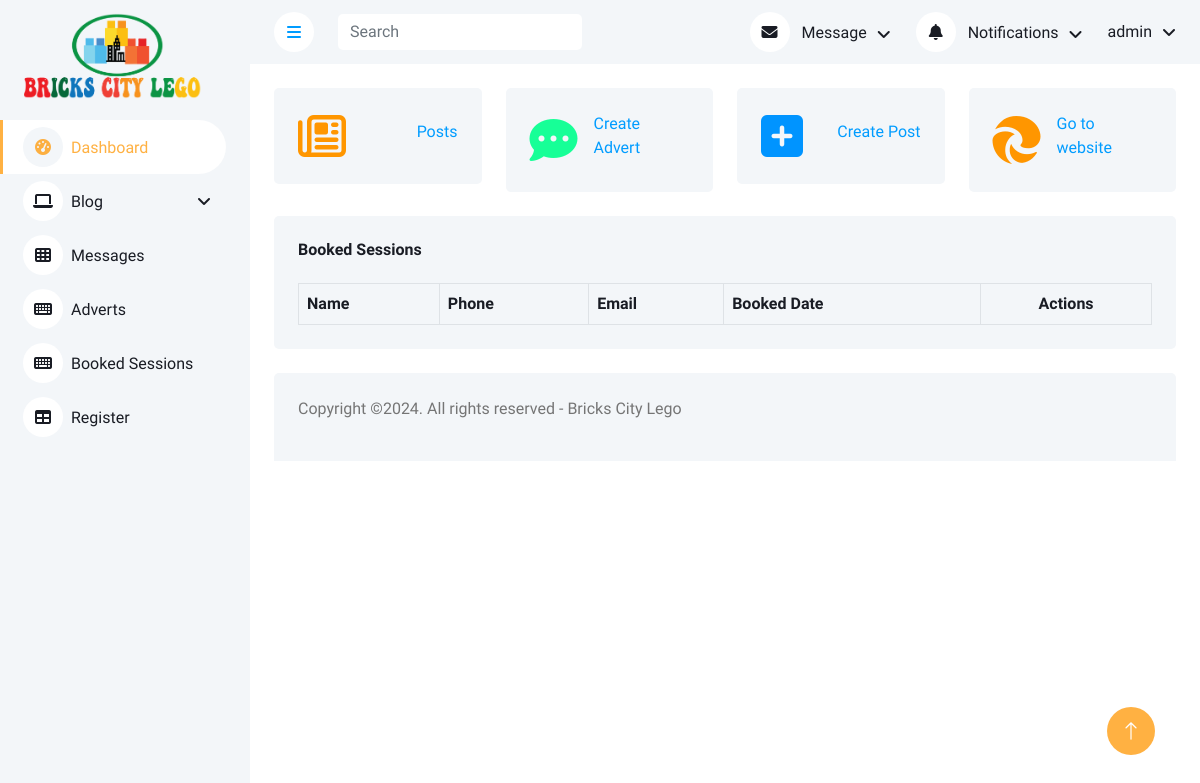
Page /bookedsessions/ (signed in) on the earlier database version.
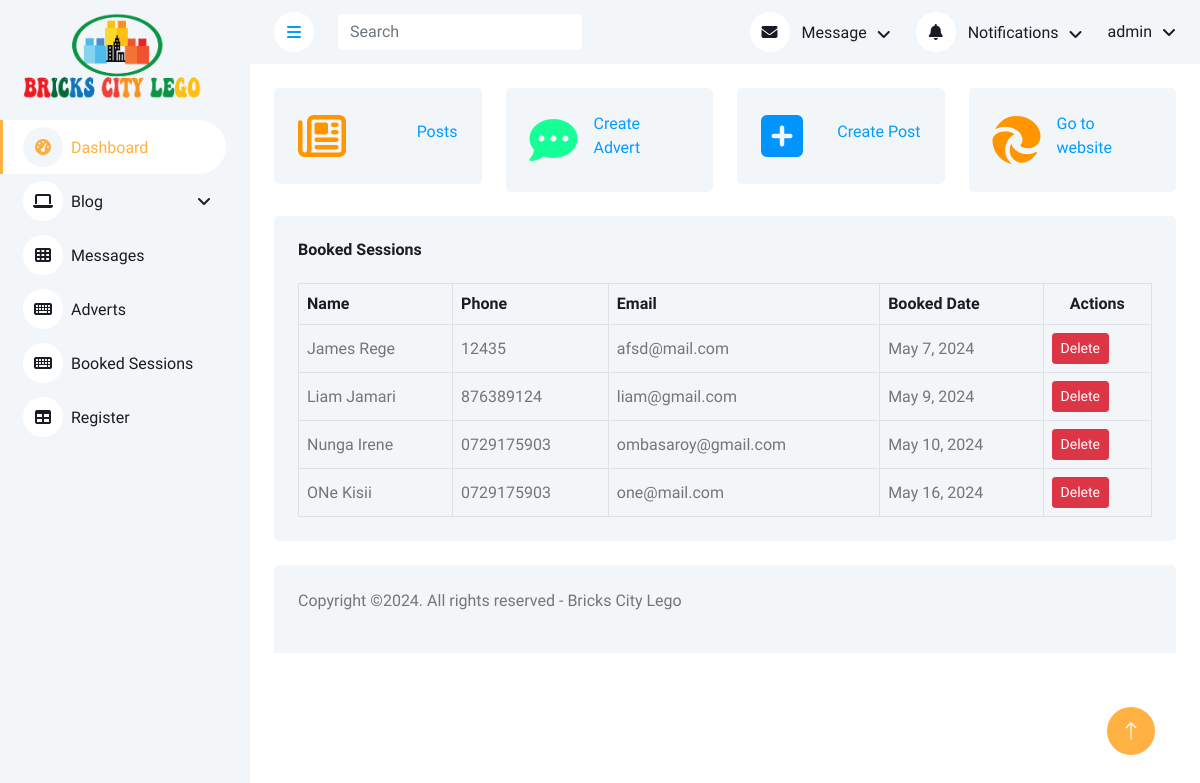
Same page on the later database version.
### BrickCity/models.py (models this page shows, shortened)
class BookSession(models.Model):
    fullname = models.CharField(max_length=150)
    phone = models.CharField(max_length=150)
    email = models.EmailField(max_length=100)
    date_booked = models.DateField(null=True, blank=True)
    date_created = models.DateTimeField(auto_now_add=True)

### BrickCity/views.py (the view)
# urls.py: path('bookedsessions/', views.bookedsessions, name='bookedsessions'),
@login_required(login_url='signin')
def bookedsessions(request):
    bookings = BookSession.objects.order_by('date_booked')
    context = {'bookings': bookings}
    return render(request, 'bricksadmin/bookedsessions.html', context)

### BrickCity/templates/bricksadmin/bookedsessions.html (shortened to what this page needs)
{% extends 'bricksadmin/base.html' %}
{% load static %}
{% block content %}
    {% include 'bricksadmin/stats.html' %}
            <div class="container-fluid pt-4 px-4">
                <div class="bg-light text-center rounded p-4">
                    <div class="d-flex align-items-center justify-content-between mb-4">
                        <h6 class="mb-0">Booked Sessions</h6>
                    </div>
                    <div class="table-responsive">
                        <table class="table text-start align-middle table-bordered table-hover mb-0">
                            <thead>
                                <tr class="text-dark">
                                    <th scope="col">Name</th>
                                    <th scope="col">Phone</th>
                                    <th scope="col">Email</th>
                                    <th scope="col">Booked Date</th>
                                    <th scope="col" style="text-align: center">Actions</th>
                                </tr>
                            </thead>
                            <tbody>
                            {% for booking in bookings %}
                                <tr>
                                    <td>{{ booking.fullname}}</td>
                                    <td>{{ booking.phone}}</td>
                                    <td>{{ booking.email}}</td>
                                    <td>{{ booking.date_booked}}</td>
                                    <td>
                                        <a class="btn btn-sm btn-danger" href="{% url 'deletebooking' booking.id %}">Delete</a>
                                    </td>
                                </tr>
                            {% endfor %}
                            </tbody>
                        </table>
                    </div>
                </div>
            </div>
{% endblock %}

Differences in the rows shown:
added BookSession: fullname "James Rege", phone "12435", email "afsd@mail.com", date_booked "May 7, 2024"
added BookSession: fullname "Liam Jamari", phone "876389124", email "liam@gmail.com", date_booked "May 9, 2024"
added BookSession: fullname "Nunga Irene", phone "0729175903", email "ombasaroy@gmail.com", date_booked "May 10, 2024"
added BookSession: fullname "ONe Kisii", phone "0729175903", email "one@mail.com", date_booked "May 16, 2024"
